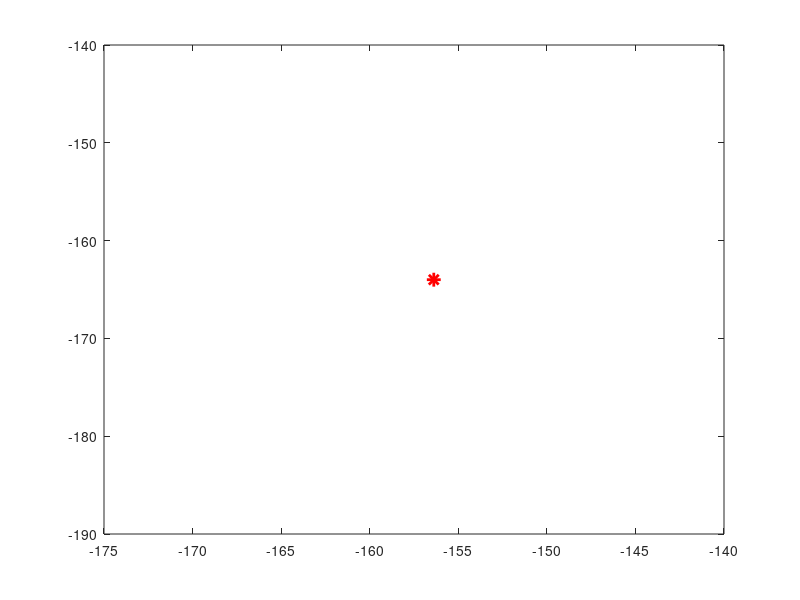

This figure's MATLAB source: (Note: this script raises an error after producing the figure.)
%% Trabajo de Laboratorio Integrador - Sistemas de Control
% TP de Laboratorio 2: Desarrollo de Controladores (P y PI)
% Script de simulación y cálculo
clear; clc; close all;

%% Configuración de rutas
script_dir = fileparts(mfilename('fullpath'));
if isempty(script_dir)
    script_dir = pwd;
end
fig_dir = fullfile(script_dir, 'figuras');
if ~exist(fig_dir, 'dir')
    mkdir(fig_dir);
end

%% =========================================================================
%% PARTE 1: CONTROL PROPORCIONAL
%% =========================================================================

%% 1. Parámetros de la planta (Figura 1)
R1 = 100e3;          % 100 kOhm
C1 = 0.1e-6;         % 0.1 uF
tau1 = R1 * C1;      % 0.01 s -> polo en -100 rad/s

R2 = 47e3;           % 47 kOhm
C2 = 0.1e-6;         % 0.1 uF
tau2 = R2 * C2;      % 0.0047 s -> polo en -212.77 rad/s

s = tf('s');
Sys1 = 1 / (tau1 * s + 1);
Sys2_sin_kp = 1 / (tau2 * s + 1);

% Función de transferencia de la planta sin ganancia kp
G = Sys1 * Sys2_sin_kp;
G = minreal(G);

fprintf('=== FUNCIÓN DE TRANSFERENCIA DE LA PLANTA G(s) (sin kp) ===\n');
G

%% 2. Punto 1: Especificaciones y Lugar Geométrico de las Raíces (LGR)
% Especificaciones:
% - PO <= 5 %
% - Ts <= 0.10 s (criterio del 2%)
% - ess = 0 para escalón unitario

% 2.1 Amortiguamiento mínimo para PO <= 5%:
% PO = 100 * exp(-pi*xi / sqrt(1 - xi^2)) <= 5
PO_max = 5;
xi_min = -log(PO_max / 100) / sqrt(pi^2 + (log(PO_max / 100))^2);

% 2.2 Requisito de Ts <= 0.10 s:
% Ts ~ 4 / (xi * wn) <= 0.10 s -> xi * wn >= 40 rad/s -> Re(s) <= -40 rad/s
Ts_max = 0.10;
sigma_min = 4 / Ts_max; % 40 rad/s

% 2.3 Análisis de ramas del LGR:
% Polos de lazo abierto:
polos_la = pole(G);
p1 = polos_la(1); % -100
p2 = polos_la(2); % -212.766
sigma_a = (p1 + p2) / 2; % Punto de ruptura = -156.383 rad/s

% Como sigma_a = -156.38 rad/s < -40 rad/s, cualquier polo complejo
% cumple holgadamente Ts <= 0.10 s (Ts ~ 4/156.38 ~ 0.0256 s).

% Para xi = xi_min (~0.6901):
% xi * wn = |sigma_a| = 156.383 rad/s
% wn_deseado = |sigma_a| / xi_min
wn_deseado = abs(sigma_a) / xi_min;
wd_deseado = wn_deseado * sqrt(1 - xi_min^2);
polo_deseado = sigma_a + 1j * wd_deseado;

% Polinomio característico: s^2 + (1/tau1 + 1/tau2)*s + (1 + kp)/(tau1*tau2) = 0
% wn^2 = (1 + kp) / (tau1 * tau2) -> kp = wn^2 * tau1 * tau2 - 1
kp_teor = (wn_deseado^2) * (tau1 * tau2) - 1;

fprintf('=== PUNTO 1: DISEÑO POR LUGAR DE LAS RAÍCES ===\n');
fprintf('xi mínimo para PO <= 5%%: %.4f\n', xi_min);
fprintf('sigma mínimo para Ts <= 0.10 s: %.2f rad/s\n', sigma_min);
fprintf('Punto de ruptura del LGR: sigma = %.2f rad/s\n', sigma_a);
fprintf('Polo deseado en lazo cerrado: %.2f + %.2fj rad/s\n', real(polo_deseado), imag(polo_deseado));
fprintf('kp teórico para xi = %.4f: %.4f\n\n', xi_min, kp_teor);

% Gráfico del Lugar de las Raíces
fig1 = figure('Position', [100, 100, 750, 500]);
rlocus(G);
hold on;
sgrid(xi_min, []);
plot(real(polo_deseado), imag(polo_deseado), 'r*', 'MarkerSize', 10, 'LineWidth', 2, ...
    'DisplayName', sprintf('Polo con kp = %.2f (\\xi = %.2f)', kp_teor, xi_min));
plot(real(polo_deseado), -imag(polo_deseado), 'r*', 'MarkerSize', 10, 'LineWidth', 2, ...
    'HandleVisibility', 'off');
xline(-sigma_min, 'k--', 'LineWidth', 1.2, 'DisplayName', sprintf('Límite Ts = 0.10s (\\sigma = -%d)', sigma_min));
title('Lugar de las Raíces de G(s) y punto de operación de kp');
xlabel('Eje Real (1/s)');
ylabel('Eje Imaginario (rad/s)');
legend('Location', 'best');
grid on;
xlim([-300, 50]);
ylim([-250, 250]);

saveas(fig1, fullfile(fig_dir, 'punto1_lgr.png'));
close(fig1);
fprintf('Figura guardada: %s\n', fullfile(fig_dir, 'punto1_lgr.png'));
